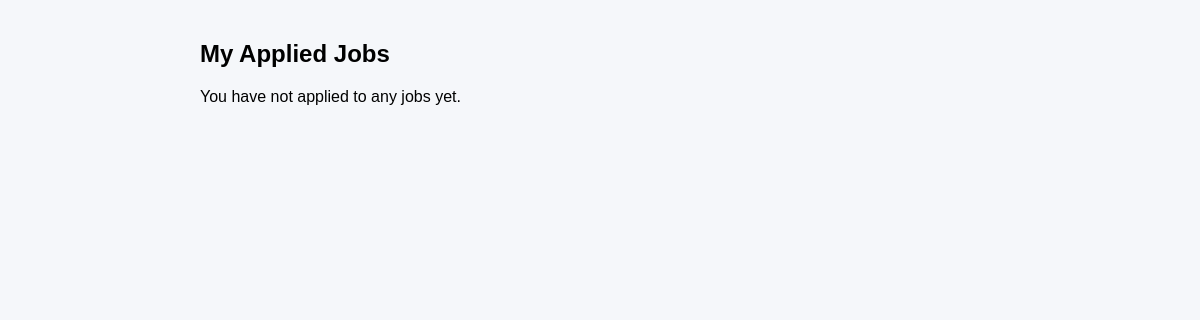
The app's page /jobs/my-applications/ (signed in), older data.
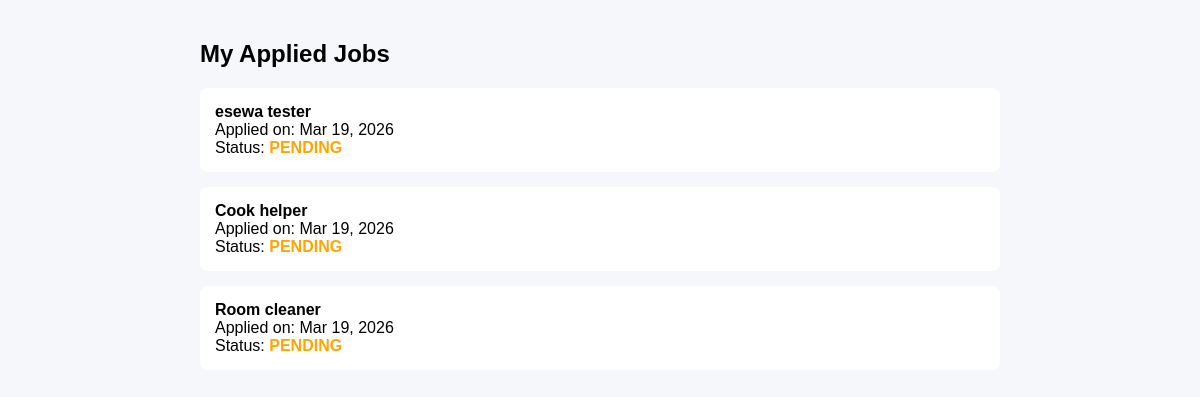
The same page, newer data.
### Job_Post/models.py (models this page shows, shortened)
class JobApplication(models.Model):
    STATUS_CHOICES = [
        ('PENDING', 'Pending'),
        ('HIRED', 'Hired'),
        ('REJECTED', 'Rejected'),
    ]
    job = models.ForeignKey(Job, on_delete=models.CASCADE, related_name='applications')
    applicant = models.ForeignKey('accounts.Profile', on_delete=models.CASCADE)
    applied_at = models.DateTimeField(auto_now_add=True)
    status = models.CharField(
        max_length=10,
        choices=STATUS_CHOICES,
        default='PENDING'
    )

class Job(models.Model):
    JOB_TYPE_CHOICES = [
        ('Part Time', 'Part Time'),
        ('Full Time', 'Full Time'),
        ('Flexible', 'Flexible'),
    ]
    recruiter = models.ForeignKey(
        User,
        on_delete=models.CASCADE,
        related_name='jobs'
    )
    title = models.CharField(max_length=200)
    tags = models.CharField(max_length=200)
    job_type = models.CharField(
        max_length=50,
        choices=JOB_TYPE_CHOICES,
        default='Full Time'
    )
    min_salary = models.IntegerField(null=True, blank=True)
    max_salary = models.IntegerField(null=True, blank=True)
    negotiable = models.BooleanField(default=False)
    description = models.TextField()
    responsibilities = models.TextField()
    image = models.ImageField(
        upload_to='job_images/',
        null=True,
        blank=True
    )
    is_active = models.BooleanField(default=False)
    created_at = models.DateTimeField(auto_now_add=True)
    deadline = models.DateTimeField(null=True, blank=True)

### Job_Post/views.py (the view)
# urls.py: path('my-applications/', views.applied_jobs, name='applied_jobs'),
@login_required
def applied_jobs(request):
    if request.user.profile.role != "APPLICANT":
        messages.error(request, "Access denied.")
        return redirect("home")
    applications = JobApplication.objects.filter(
        applicant=request.user.profile
    ).select_related('job').order_by('-applied_at')
    return render(request, 'Job_Post/applied_jobs.html', {
        'applications': applications
    })

### templates/Job_Post/applied_jobs.html (shortened to what this page needs)
<!DOCTYPE html>
<html>
<head>
</head>
<body>
<div class="container">
    <h2>My Applied Jobs</h2>
    {% for app in applications %}
        <div class="card">
            <strong>{{ app.job.title }}</strong><br>
            Applied on: {{ app.applied_at|date:"M d, Y" }}<br>
            Status:
            <span class="status
                {% if app.status == 'PENDING' %}pending
                {% elif app.status == 'HIRED' %}hired
                {% else %}rejected
                {% endif %}">
                {{ app.status }}
            </span>
        </div>
    {% empty %}
        <p>You have not applied to any jobs yet.</p>
    {% endfor %}
</div>
</body>
</html>

Row changes from the older to the newer data that the page shows:
added JobApplication: job "esewa tester", applied_at "Mar 19, 2026", status "PENDING"
added JobApplication: job "Cook helper", applied_at "Mar 19, 2026", status "PENDING"
added JobApplication: job "Room cleaner", applied_at "Mar 19, 2026", status "PENDING"
Text that changed along with them:
text no longer shown: "You have not applied to any jobs yet."
